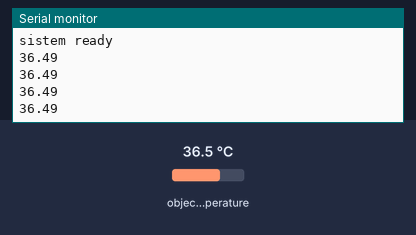
A sketch run on a simulated ESP8266 (NodeMCU). Parts: the last lines printed to the serial monitor. The test bench sets the inputs (shaded band); at power-on: object temperature 36.5 °C. WiFi joins after 1.5 s; servers stay silent unless stated.

Above: at 2.7 s.
2.8 s: object temperature set to 20 °C
At 3.14 s:
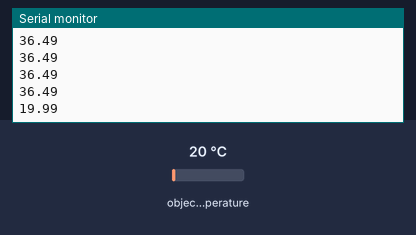
4.3 s: object temperature set to 26 °C
At 4.54 s:
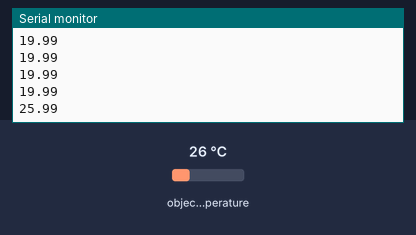
Timing chart, 0 to 7.3 s (numbered marks = the images above; inputs shaded):
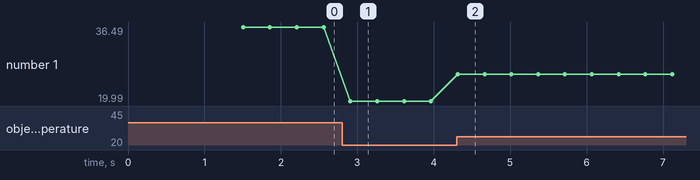

The sketch:

zzzSUHU.ino
```cpp
// 32
// SDA SCL | 21 22
#if defined(ESP32)
#include <WiFi.h>
#include <FirebaseESP32.h>
#elif defined(ESP8266)
#include <ESP8266WiFi.h>
#include <FirebaseESP8266.h>
#endif

#include <addons/TokenHelper.h>
#include <addons/RTDBHelper.h>

#include <Wire.h>
#include <Adafruit_MLX90614.h>

#define MLX90614_I2C_ADDR 0x5A

#define WIFI_SSID "rovit"
#define WIFI_PASSWORD "cognounpad"

#define API_KEY "AIzaSyB2njmJC2J5rTU9ecqkegcdfrXK2c1KVfM"
#define DATABASE_URL "https://gui-rovit-default-rtdb.asia-southeast1.firebasedatabase.app/"

#define USER_EMAIL "rovit@gmail.com"
#define USER_PASSWORD "Unpad57"

FirebaseData fbdo;
FirebaseAuth auth;
FirebaseConfig config;

Adafruit_MLX90614 mlx = Adafruit_MLX90614();

float suhu;

void setup() {
  Serial.begin(115200);
  setupWifiAndFirebase();

  Wire.begin();

  while (!mlx.begin(MLX90614_I2C_ADDR)) {
    Serial.println("Could not find a valid MLX90614 sensor, check wiring!");
  }
  Serial.println("sistem ready");
}

void loop() {
  if (Firebase.ready()) {
    suhu = mlx.readObjectTempC();
    Serial.println(suhu);
    Firebase.RTDB.set(&fbdo, "L5W1D/suhu", suhu);
  }
  delay(200);
}

void setupWifiAndFirebase() {
  WiFi.begin(WIFI_SSID, WIFI_PASSWORD);
  Serial.print("Connecting to Wi-Fi");
  while (WiFi.status() != WL_CONNECTED) {
    Serial.print(".");
    delay(300);
  }
  Serial.println();
  Serial.print("Connected with IP: ");
  Serial.println(WiFi.localIP());
  Serial.println();

  Serial.printf("Firebase Client v%s\n\n", FIREBASE_CLIENT_VERSION);

  config.api_key = API_KEY;
  config.database_url = DATABASE_URL;

  auth.user.email = USER_EMAIL;
  auth.user.password = USER_PASSWORD;

  Firebase.reconnectWiFi(true);

  /* Sign Up Anonymous User*/
  Serial.print("Sign up new user... ");
  if (Firebase.signUp(&config, &auth, "", "")) {
    Serial.println("ok");
  } else
    Serial.printf("%s\n", config.signer.signupError.message.c_str());

  config.token_status_callback = tokenStatusCallback;

  Firebase.begin(&config, &auth);
}
```

Measured:
- after the input at 2.8 s, the serial monitor: prints a new line after 0.11 s (image 1)
- after the input at 4.3 s, the serial monitor: prints a new line at once (image 2)
- plotted number 1: 36.49 → 19.99 after the input at 2.8 s, 19.99 → 25.99 after the input at 4.3 s
